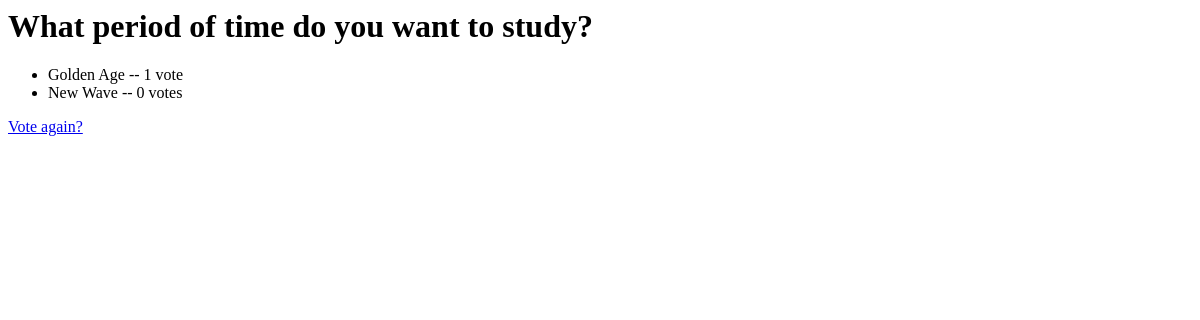
The app's page /topics/2/results/, older data.
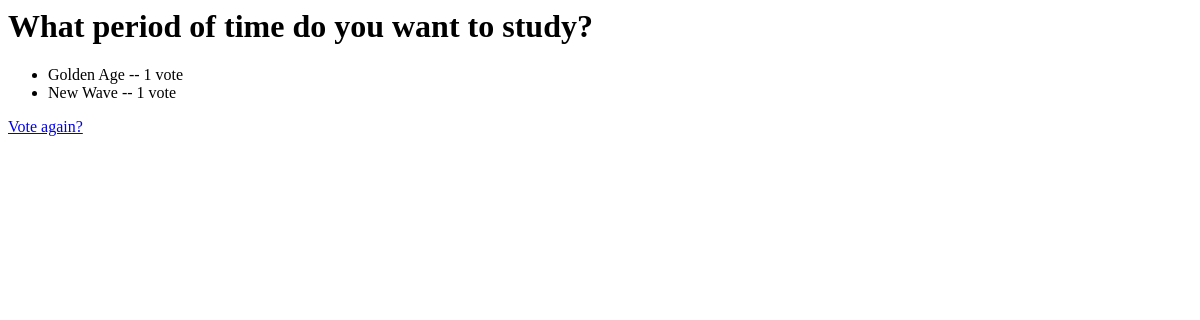
The same page, newer data.
### topics/models.py (models this page shows)
class Question(models.Model):
    question_text = models.CharField(max_length=200)
    pub_date = models.DateTimeField('date published')
    def was_published_recently(self):
        now = timezone.now()
        return now - datetime.timedelta(days=1) <= self.pub_date <= now
    was_published_recently.admin_order_field = 'pub_date'
    was_published_recently.boolean = True
    was_published_recently.short_description = 'Published recently?'

class Choice(models.Model):
    question = models.ForeignKey(Question, on_delete=models.CASCADE)
    choice_text = models.CharField(max_length=200)
    votes = models.IntegerField(default=0)

### topics/views.py (the view)
# urls.py: path('<int:pk>/results/', views.ResultsView.as_view(), name='results'),
class ResultsView(generic.DetailView):
    model = Question
    template_name = 'topics/results.html'

### topics/templates/topics/results.html
<h1>{{ question.question_text }}</h1>
<ul>
{% for choice in question.choice_set.all %}
    <li>{{ choice.choice_text }} -- {{ choice.votes }} vote{{ choice.votes|pluralize }}</li>
{% endfor %}
</ul>
<a href="{% url 'topics:detail' question.id %}">Vote again?</a>

Row changes from the older to the newer data that the page shows:
changed Choice "New Wave": votes "0" → "1"
